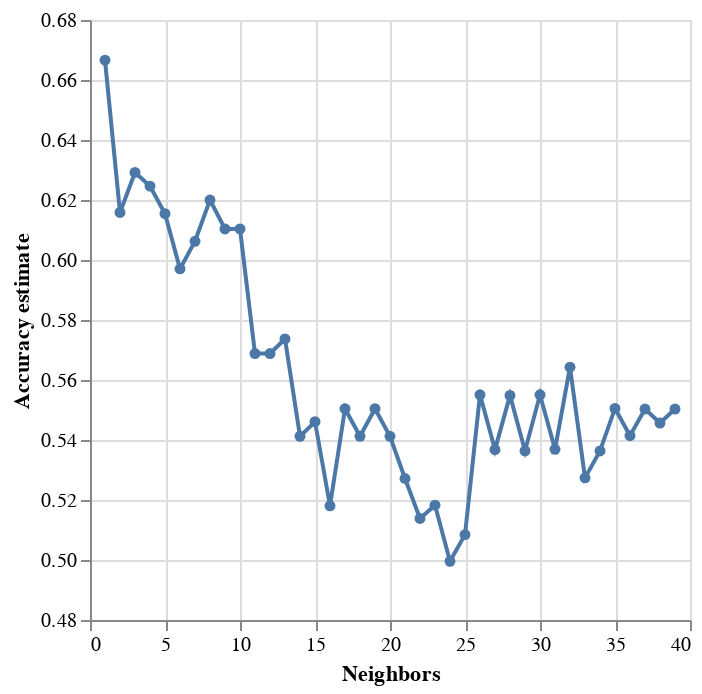

The cell this chart's notebook holds for it:
### Markdown cell above
### 8 - Model training and tuning

We fit a KNN classifier and tuned the number of neighbors K. Small K values can lead to overfitting by making predictions too sensitive to individual observations, while large K values can lead to underfitting by overly smoothing decision boundaries. We used cross-validation to compare a range of K values and selected the value that produced the strongest and most stable performance.

### Code cell
#fitting to data

players_tune_grid.fit(X_train, y_train)

players_grid = pd.DataFrame(players_tune_grid.cv_results_)
players_grid
#plotting the accuracy vs k
accuracy_vs_k = alt.Chart(players_grid).mark_line(point=True).encode(
    x=alt.X("param_kneighborsclassifier__n_neighbors").title("Neighbors"),
    y=alt.Y("mean_test_score")
        .scale(zero=False)
        .title("Accuracy estimate")
)

accuracy_vs_k

### Figure 1 — Vega-Lite specification as saved in the notebook (floating-point values rounded to 4 significant figures)
{"config": {"view": {"continuousWidth": 300, "continuousHeight": 300}}, "data": {"name": "data-6586cf4fd289bcc25024dc38b0f57e00"}, "mark": {"type": "line", "point": true}, "encoding": {"x": {"field": "param_kneighborsclassifier__n_neighbors", "title": "Neighbors", "type": "quantitative"}, "y": {"field": "mean_test_score", "scale": {"zero": false}, "title": "Accuracy estimate", "type": "quantitative"}}, "$schema": "https://vega.github.io/schema/vega-lite/v5.20.1.json", "datasets": {"data-6586cf4fd289bcc25024dc38b0f57e00": [{"mean_fit_time": 0.004761, "std_fit_time": 0.0003639, "mean_score_time": 0.005276, "std_score_time": 0.0001795, "param_kneighborsclassifier__n_neighbors": 1, "params": {"kneighborsclassifier__n_neighbors": 1}, "split0_test_score": 0.6818, "split1_test_score": 0.5581, "split2_test_score": 0.7907, "split3_test_score": 0.5581, "split4_test_score": 0.7442, "mean_test_score": 0.6666, "std_test_score": 0.09506, "rank_test_score": 1}, {"mean_fit_time": 0.004474, "std_fit_time": 6.838e-05, "mean_score_time": 0.005212, "std_score_time": 1.19e-05, "param_kneighborsclassifier__n_neighbors": 2, "params": {"kneighborsclassifier__n_neighbors": 2}, "split0_test_score": 0.5909, "split1_test_score": 0.4884, "split2_test_score": 0.7674, "split3_test_score": 0.5581, "split4_test_score": 0.6744, "mean_test_score": 0.6159, "std_test_score": 0.09655, "rank_test_score": 5}, {"mean_fit_time": 0.004443, "std_fit_time": 4.091e-05, "mean_score_time": 0.005188, "std_score_time": 1.835e-05, "param_kneighborsclassifier__n_neighbors": 3, "params": {"kneighborsclassifier__n_neighbors": 3}, "split0_test_score": 0.7273, "split1_test_score": 0.5349, "split2_test_score": 0.6977, "split3_test_score": 0.5581, "split4_test_score": 0.6279, "mean_test_score": 0.6292, "std_test_score": 0.07517, "rank_test_score": 2}, {"mean_fit_time": 0.004381, "std_fit_time": 1.828e-05, "mean_score_time": 0.005298, "std_score_time": 0.0001985, "param_kneighborsclassifier__n_neighbors": 4, "params": {"kneighborsclassifier__n_neighbors": 4}, "split0_test_score": 0.7045, "split1_test_score": 0.5116, "split2_test_score": 0.7674, "split3_test_score": 0.5116, "split4_test_score": 0.6279, "mean_test_score": 0.6246, "std_test_score": 0.1023, "rank_test_score": 3}, {"mean_fit_time": 0.004848, "std_fit_time": 0.0008789, "mean_score_time": 0.005372, "std_score_time": 0.000124, "param_kneighborsclassifier__n_neighbors": 5, "params": {"kneighborsclassifier__n_neighbors": 5}, "split0_test_score": 0.6818, "split1_test_score": 0.5116, "split2_test_score": 0.7442, "split3_test_score": 0.5116, "split4_test_score": 0.6279, "mean_test_score": 0.6154, "std_test_score": 0.0924, "rank_test_score": 6}, {"mean_fit_time": 0.004492, "std_fit_time": 5.433e-05, "mean_score_time": 0.005271, "std_score_time": 8.206e-05, "param_kneighborsclassifier__n_neighbors": 6, "params": {"kneighborsclassifier__n_neighbors": 6}, "split0_test_score": 0.6364, "split1_test_score": 0.5814, "split2_test_score": 0.6744, "split3_test_score": 0.5349, "split4_test_score": 0.5581, "mean_test_score": 0.597, "std_test_score": 0.05129, "rank_test_score": 10}, {"mean_fit_time": 0.004462, "std_fit_time": 9.289e-05, "mean_score_time": 0.005205, "std_score_time": 3.517e-05, "param_kneighborsclassifier__n_neighbors": 7, "params": {"kneighborsclassifier__n_neighbors": 7}, "split0_test_score": 0.6591, "split1_test_score": 0.5116, "split2_test_score": 0.6977, "split3_test_score": 0.5349, "split4_test_score": 0.6279, "mean_test_score": 0.6062, "std_test_score": 0.07165, "rank_test_score": 9}, {"mean_fit_time": 0.004423, "std_fit_time": 2.212e-05, "mean_score_time": 0.005245, "std_score_time": 5.123e-05, "param_kneighborsclassifier__n_neighbors": 8, "params": {"kneighborsclassifier__n_neighbors": 8}, "split0_test_score": 0.7045, "split1_test_score": 0.6047, "split2_test_score": 0.6512, "split3_test_score": 0.5814, "split4_test_score": 0.5581, "mean_test_score": 0.62, "std_test_score": 0.05229, "rank_test_score": 4}, {"mean_fit_time": 0.004396, "std_fit_time": 2.492e-05, "mean_score_time": 0.005222, "std_score_time": 5.985e-05, "param_kneighborsclassifier__n_neighbors": 9, "params": {"kneighborsclassifier__n_neighbors": 9}, "split0_test_score": 0.7727, "split1_test_score": 0.5116, "split2_test_score": 0.6047, "split3_test_score": 0.6047, "split4_test_score": 0.5581, "mean_test_score": 0.6104, "std_test_score": 0.08821, "rank_test_score": 7}, {"mean_fit_time": 0.004378, "std_fit_time": 2.481e-05, "mean_score_time": 0.005172, "std_score_time": 2.936e-05, "param_kneighborsclassifier__n_neighbors": 10, "params": {"kneighborsclassifier__n_neighbors": 10}, "split0_test_score": 0.7727, "split1_test_score": 0.4884, "split2_test_score": 0.6744, "split3_test_score": 0.6047, "split4_test_score": 0.5116, "mean_test_score": 0.6104, "std_test_score": 0.105, "rank_test_score": 7}, {"mean_fit_time": 0.004575, "std_fit_time": 0.0003306, "mean_score_time": 0.005454, "std_score_time": 0.0004398, "param_kneighborsclassifier__n_neighbors": 11, "params": {"kneighborsclassifier__n_neighbors": 11}, "split0_test_score": 0.7045, "split1_test_score": 0.3953, "split2_test_score": 0.6279, "split3_test_score": 0.6047, "split4_test_score": 0.5116, "mean_test_score": 0.5688, "std_test_score": 0.1064, "rank_test_score": 12}, {"mean_fit_time": 0.01074, "std_fit_time": 0.0122, "mean_score_time": 0.005359, "std_score_time": 0.0002673, "param_kneighborsclassifier__n_neighbors": 12, "params": {"kneighborsclassifier__n_neighbors": 12}, "split0_test_score": 0.7045, "split1_test_score": 0.4419, "split2_test_score": 0.6279, "split3_test_score": 0.6047, "split4_test_score": 0.4651, "mean_test_score": 0.5688, "std_test_score": 0.1001, "rank_test_score": 12}, {"mean_fit_time": 0.004954, "std_fit_time": 0.0005905, "mean_score_time": 0.01364, "std_score_time": 0.01468, "param_kneighborsclassifier__n_neighbors": 13, "params": {"kneighborsclassifier__n_neighbors": 13}, "split0_test_score": 0.6591, "split1_test_score": 0.5116, "split2_test_score": 0.5814, "split3_test_score": 0.6047, "split4_test_score": 0.5116, "mean_test_score": 0.5737, "std_test_score": 0.05659, "rank_test_score": 11}, {"mean_fit_time": 0.004394, "std_fit_time": 2.051e-05, "mean_score_time": 0.005203, "std_score_time": 2.811e-05, "param_kneighborsclassifier__n_neighbors": 14, "params": {"kneighborsclassifier__n_neighbors": 14}, "split0_test_score": 0.6364, "split1_test_score": 0.4651, "split2_test_score": 0.5814, "split3_test_score": 0.5581, "split4_test_score": 0.4651, "mean_test_score": 0.5412, "std_test_score": 0.06714, "rank_test_score": 26}, {"mean_fit_time": 0.004389, "std_fit_time": 4.432e-05, "mean_score_time": 0.006757, "std_score_time": 0.003043, "param_kneighborsclassifier__n_neighbors": 15, "params": {"kneighborsclassifier__n_neighbors": 15}, "split0_test_score": 0.5909, "split1_test_score": 0.4651, "split2_test_score": 0.4884, "split3_test_score": 0.6047, "split4_test_score": 0.5814, "mean_test_score": 0.5461, "std_test_score": 0.05757, "rank_test_score": 23}, {"mean_fit_time": 0.004379, "std_fit_time": 4.953e-05, "mean_score_time": 0.005224, "std_score_time": 5.009e-05, "param_kneighborsclassifier__n_neighbors": 16, "params": {"kneighborsclassifier__n_neighbors": 16}, "split0_test_score": 0.6136, "split1_test_score": 0.4186, "split2_test_score": 0.5349, "split3_test_score": 0.5349, "split4_test_score": 0.4884, "mean_test_score": 0.5181, "std_test_score": 0.06399, "rank_test_score": 36}, {"mean_fit_time": 0.004388, "std_fit_time": 5.318e-05, "mean_score_time": 0.005181, "std_score_time": 1.531e-05, "param_kneighborsclassifier__n_neighbors": 17, "params": {"kneighborsclassifier__n_neighbors": 17}, "split0_test_score": 0.6591, "split1_test_score": 0.4651, "split2_test_score": 0.5814, "split3_test_score": 0.5581, "split4_test_score": 0.4884, "mean_test_score": 0.5504, "std_test_score": 0.06922, "rank_test_score": 19}, {"mean_fit_time": 0.004385, "std_fit_time": 6.684e-05, "mean_score_time": 0.005252, "std_score_time": 8.611e-05, "param_kneighborsclassifier__n_neighbors": 18, "params": {"kneighborsclassifier__n_neighbors": 18}, "split0_test_score": 0.6364, "split1_test_score": 0.4419, "split2_test_score": 0.5581, "split3_test_score": 0.5349, "split4_test_score": 0.5349, "mean_test_score": 0.5412, "std_test_score": 0.06211, "rank_test_score": 26}, {"mean_fit_time": 0.004413, "std_fit_time": 5.28e-05, "mean_score_time": 0.005385, "std_score_time": 0.0002637, "param_kneighborsclassifier__n_neighbors": 19, "params": {"kneighborsclassifier__n_neighbors": 19}, "split0_test_score": 0.6591, "split1_test_score": 0.4651, "split2_test_score": 0.4884, "split3_test_score": 0.5581, "split4_test_score": 0.5814, "mean_test_score": 0.5504, "std_test_score": 0.06922, "rank_test_score": 19}, {"mean_fit_time": 0.004371, "std_fit_time": 3.993e-05, "mean_score_time": 0.01295, "std_score_time": 0.01544, "param_kneighborsclassifier__n_neighbors": 20, "params": {"kneighborsclassifier__n_neighbors": 20}, "split0_test_score": 0.6364, "split1_test_score": 0.3721, "split2_test_score": 0.6279, "split3_test_score": 0.5349, "split4_test_score": 0.5349, "mean_test_score": 0.5412, "std_test_score": 0.09513, "rank_test_score": 26}, {"mean_fit_time": 0.004464, "std_fit_time": 0.0001367, "mean_score_time": 0.005727, "std_score_time": 0.0008369, "param_kneighborsclassifier__n_neighbors": 21, "params": {"kneighborsclassifier__n_neighbors": 21}, "split0_test_score": 0.6591, "split1_test_score": 0.3953, "split2_test_score": 0.4884, "split3_test_score": 0.5581, "split4_test_score": 0.5349, "mean_test_score": 0.5272, "std_test_score": 0.08638, "rank_test_score": 34}, {"mean_fit_time": 0.00475, "std_fit_time": 0.000688, "mean_score_time": 0.00535, "std_score_time": 6.474e-05, "param_kneighborsclassifier__n_neighbors": 22, "params": {"kneighborsclassifier__n_neighbors": 22}, "split0_test_score": 0.5227, "split1_test_score": 0.4186, "split2_test_score": 0.5581, "split3_test_score": 0.5349, "split4_test_score": 0.5349, "mean_test_score": 0.5138, "std_test_score": 0.04898, "rank_test_score": 37}, {"mean_fit_time": 0.004381, "std_fit_time": 1.854e-05, "mean_score_time": 0.00532, "std_score_time": 6.222e-05, "param_kneighborsclassifier__n_neighbors": 23, "params": {"kneighborsclassifier__n_neighbors": 23}, "split0_test_score": 0.5682, "split1_test_score": 0.4186, "split2_test_score": 0.5581, "split3_test_score": 0.6047, "split4_test_score": 0.4419, "mean_test_score": 0.5183, "std_test_score": 0.07391, "rank_test_score": 35}, {"mean_fit_time": 0.004342, "std_fit_time": 2.835e-06, "mean_score_time": 0.00596, "std_score_time": 0.001437, "param_kneighborsclassifier__n_neighbors": 24, "params": {"kneighborsclassifier__n_neighbors": 24}, "split0_test_score": 0.5909, "split1_test_score": 0.3488, "split2_test_score": 0.5349, "split3_test_score": 0.6047, "split4_test_score": 0.4186, "mean_test_score": 0.4996, "std_test_score": 0.09991, "rank_test_score": 39}, {"mean_fit_time": 0.004545, "std_fit_time": 0.0003822, "mean_score_time": 0.00528, "std_score_time": 9.301e-05, "param_kneighborsclassifier__n_neighbors": 25, "params": {"kneighborsclassifier__n_neighbors": 25}, "split0_test_score": 0.6818, "split1_test_score": 0.3721, "split2_test_score": 0.4651, "split3_test_score": 0.6047, "split4_test_score": 0.4186, "mean_test_score": 0.5085, "std_test_score": 0.1165, "rank_test_score": 38}, {"mean_fit_time": 0.004353, "std_fit_time": 3.924e-05, "mean_score_time": 0.005266, "std_score_time": 6.864e-05, "param_kneighborsclassifier__n_neighbors": 26, "params": {"kneighborsclassifier__n_neighbors": 26}, "split0_test_score": 0.6591, "split1_test_score": 0.4186, "split2_test_score": 0.6047, "split3_test_score": 0.5349, "split4_test_score": 0.5581, "mean_test_score": 0.5551, "std_test_score": 0.0804, "rank_test_score": 16}, {"mean_fit_time": 0.004349, "std_fit_time": 7.884e-06, "mean_score_time": 0.005296, "std_score_time": 0.0001083, "param_kneighborsclassifier__n_neighbors": 27, "params": {"kneighborsclassifier__n_neighbors": 27}, "split0_test_score": 0.5909, "split1_test_score": 0.3953, "split2_test_score": 0.5116, "split3_test_score": 0.6047, "split4_test_score": 0.5814, "mean_test_score": 0.5368, "std_test_score": 0.07767, "rank_test_score": 30}, {"mean_fit_time": 0.004344, "std_fit_time": 1.618e-05, "mean_score_time": 0.00524, "std_score_time": 3.049e-05, "param_kneighborsclassifier__n_neighbors": 28, "params": {"kneighborsclassifier__n_neighbors": 28}, "split0_test_score": 0.7045, "split1_test_score": 0.3721, "split2_test_score": 0.5814, "split3_test_score": 0.5349, "split4_test_score": 0.5814, "mean_test_score": 0.5549, "std_test_score": 0.1073, "rank_test_score": 17}, {"mean_fit_time": 0.004362, "std_fit_time": 3.151e-05, "mean_score_time": 0.005279, "std_score_time": 6.761e-05, "param_kneighborsclassifier__n_neighbors": 29, "params": {"kneighborsclassifier__n_neighbors": 29}, "split0_test_score": 0.6818, "split1_test_score": 0.3953, "split2_test_score": 0.5349, "split3_test_score": 0.5349, "split4_test_score": 0.5349, "mean_test_score": 0.5364, "std_test_score": 0.09061, "rank_test_score": 31}, {"mean_fit_time": 0.004347, "std_fit_time": 1.124e-05, "mean_score_time": 0.005279, "std_score_time": 6.632e-05, "param_kneighborsclassifier__n_neighbors": 30, "params": {"kneighborsclassifier__n_neighbors": 30}, "split0_test_score": 0.6591, "split1_test_score": 0.4884, "split2_test_score": 0.5581, "split3_test_score": 0.5581, "split4_test_score": 0.5116, "mean_test_score": 0.5551, "std_test_score": 0.05861, "rank_test_score": 15}, {"mean_fit_time": 0.004339, "std_fit_time": 6.636e-06, "mean_score_time": 0.005278, "std_score_time": 3.437e-05, "param_kneighborsclassifier__n_neighbors": 31, "params": {"kneighborsclassifier__n_neighbors": 31}, "split0_test_score": 0.5682, "split1_test_score": 0.4186, "split2_test_score": 0.5581, "split3_test_score": 0.6047, "split4_test_score": 0.5349, "mean_test_score": 0.5369, "std_test_score": 0.06327, "rank_test_score": 29}, {"mean_fit_time": 0.004341, "std_fit_time": 1.71e-05, "mean_score_time": 0.005276, "std_score_time": 8.66e-05, "param_kneighborsclassifier__n_neighbors": 32, "params": {"kneighborsclassifier__n_neighbors": 32}, "split0_test_score": 0.6818, "split1_test_score": 0.4186, "split2_test_score": 0.6047, "split3_test_score": 0.5581, "split4_test_score": 0.5581, "mean_test_score": 0.5643, "std_test_score": 0.08572, "rank_test_score": 14}, {"mean_fit_time": 0.004333, "std_fit_time": 1.119e-05, "mean_score_time": 0.005303, "std_score_time": 5.847e-05, "param_kneighborsclassifier__n_neighbors": 33, "params": {"kneighborsclassifier__n_neighbors": 33}, "split0_test_score": 0.6136, "split1_test_score": 0.3488, "split2_test_score": 0.5349, "split3_test_score": 0.6047, "split4_test_score": 0.5349, "mean_test_score": 0.5274, "std_test_score": 0.09529, "rank_test_score": 33}, {"mean_fit_time": 0.004339, "std_fit_time": 1.818e-05, "mean_score_time": 0.005428, "std_score_time": 0.0002816, "param_kneighborsclassifier__n_neighbors": 34, "params": {"kneighborsclassifier__n_neighbors": 34}, "split0_test_score": 0.6818, "split1_test_score": 0.3488, "split2_test_score": 0.5581, "split3_test_score": 0.5349, "split4_test_score": 0.5581, "mean_test_score": 0.5364, "std_test_score": 0.107, "rank_test_score": 31}, {"mean_fit_time": 0.004395, "std_fit_time": 0.0001161, "mean_score_time": 0.005311, "std_score_time": 5.046e-05, "param_kneighborsclassifier__n_neighbors": 35, "params": {"kneighborsclassifier__n_neighbors": 35}, "split0_test_score": 0.6364, "split1_test_score": 0.3488, "split2_test_score": 0.6047, "split3_test_score": 0.5349, "split4_test_score": 0.6279, "mean_test_score": 0.5505, "std_test_score": 0.107, "rank_test_score": 18}, {"mean_fit_time": 0.004384, "std_fit_time": 6.871e-05, "mean_score_time": 0.005485, "std_score_time": 0.0003183, "param_kneighborsclassifier__n_neighbors": 36, "params": {"kneighborsclassifier__n_neighbors": 36}, "split0_test_score": 0.5909, "split1_test_score": 0.3953, "split2_test_score": 0.6279, "split3_test_score": 0.5116, "split4_test_score": 0.5814, "mean_test_score": 0.5414, "std_test_score": 0.08216, "rank_test_score": 25}, {"mean_fit_time": 0.004483, "std_fit_time": 0.0003165, "mean_score_time": 0.00548, "std_score_time": 0.0003465, "param_kneighborsclassifier__n_neighbors": 37, "params": {"kneighborsclassifier__n_neighbors": 37}, "split0_test_score": 0.6818, "split1_test_score": 0.3953, "split2_test_score": 0.6279, "split3_test_score": 0.4651, "split4_test_score": 0.5814, "mean_test_score": 0.5503, "std_test_score": 0.1054, "rank_test_score": 21}, {"mean_fit_time": 0.004346, "std_fit_time": 1.554e-05, "mean_score_time": 0.005338, "std_score_time": 5.879e-05, "param_kneighborsclassifier__n_neighbors": 38, "params": {"kneighborsclassifier__n_neighbors": 38}, "split0_test_score": 0.6818, "split1_test_score": 0.3953, "split2_test_score": 0.6512, "split3_test_score": 0.4651, "split4_test_score": 0.5349, "mean_test_score": 0.5457, "std_test_score": 0.1085, "rank_test_score": 24}, {"mean_fit_time": 0.00435, "std_fit_time": 1.223e-05, "mean_score_time": 0.005362, "std_score_time": 5.909e-05, "param_kneighborsclassifier__n_neighbors": 39, "params": {"kneighborsclassifier__n_neighbors": 39}, "split0_test_score": 0.6818, "split1_test_score": 0.3953, "split2_test_score": 0.6744, "split3_test_score": 0.4884, "split4_test_score": 0.5116, "mean_test_score": 0.5503, "std_test_score": 0.1114, "rank_test_score": 21}]}}
